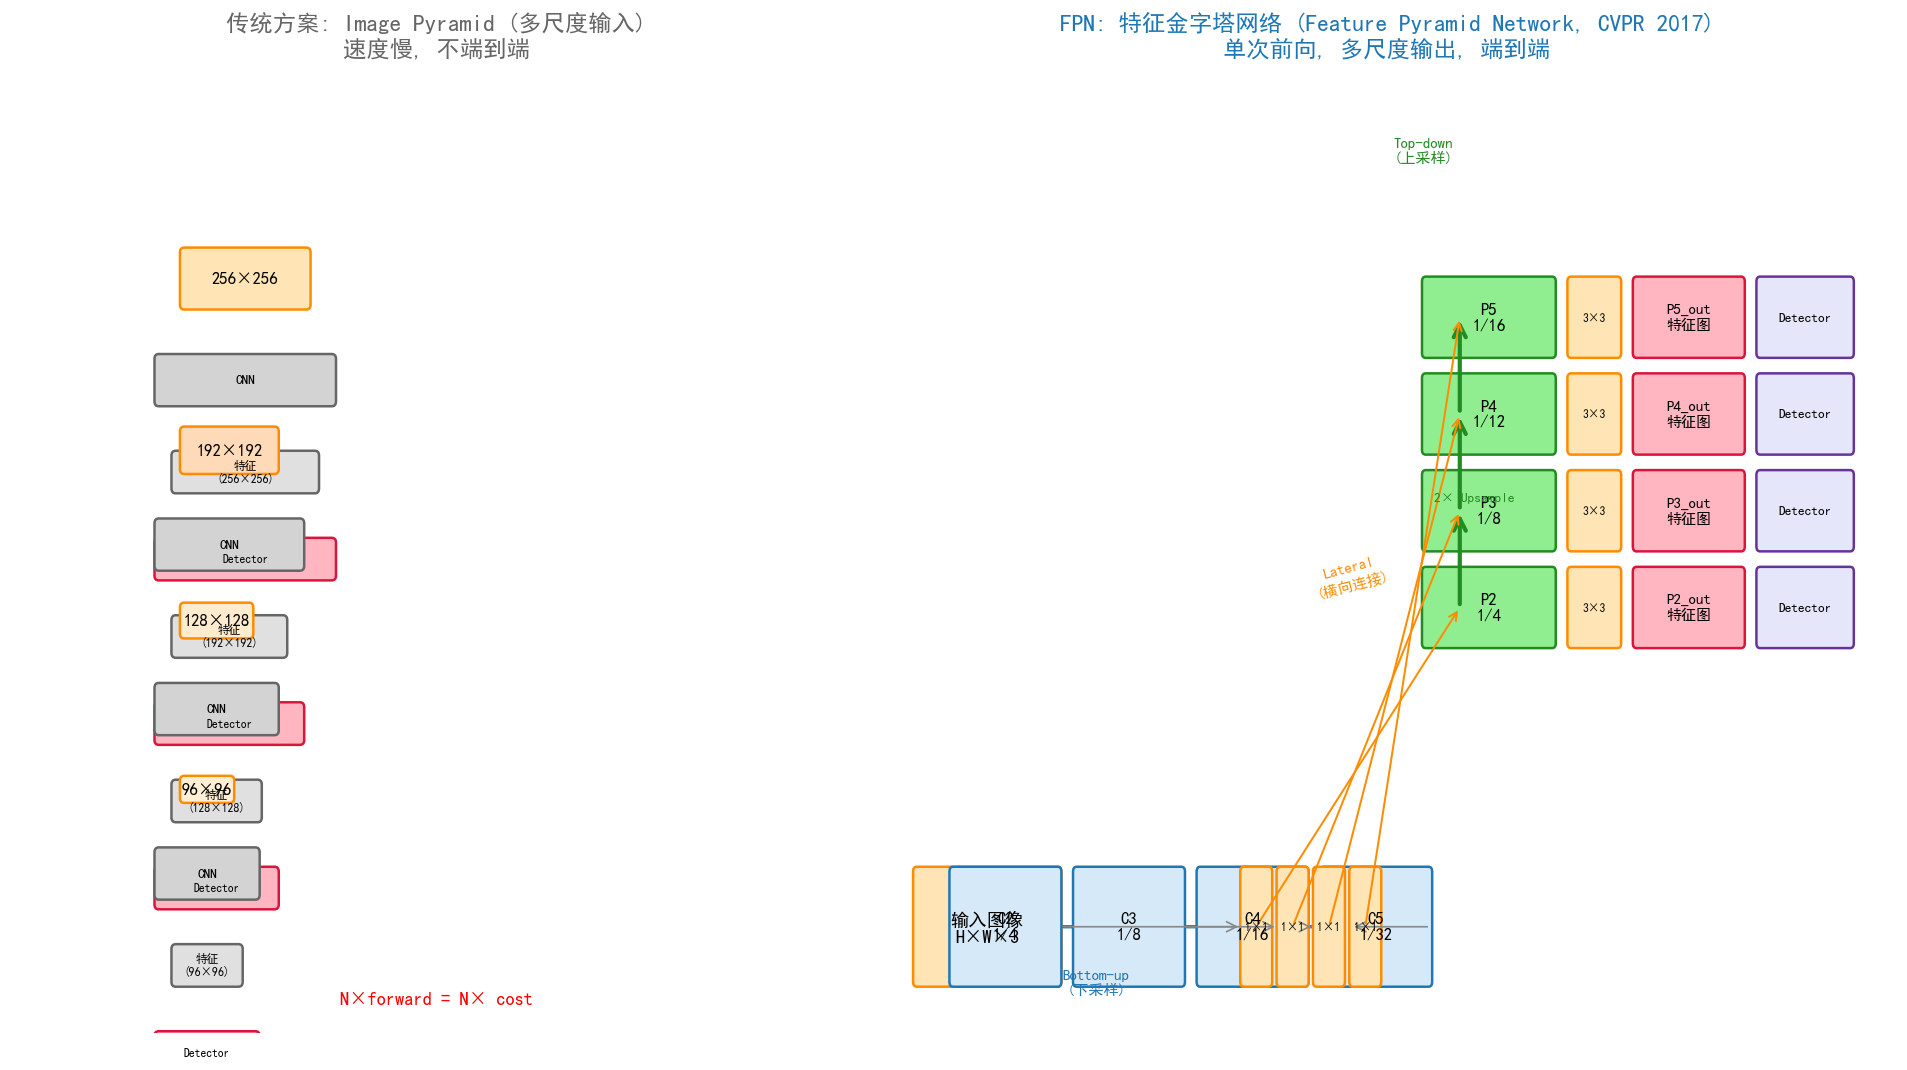

Write Python code to recreate this figure.
"""
Feature Pyramid Network (FPN) Architecture Diagram
=================================================
Generates a clean side-by-side comparison of:
  (left)   Image Pyramid  (传统多尺度)
  (right)  Feature Pyramid Network (FPN)

Output: assets/figures/4-4-fpn-architecture.png
"""
import matplotlib.pyplot as plt
import matplotlib.patches as mpatches
from matplotlib.patches import FancyBboxPatch, FancyArrowPatch
import numpy as np


def draw_box(ax, x, y, w, h, text, fc='#E8F4FD', ec='#1F77B4', fontsize=10, fontweight='normal'):
    """Draw a rounded box at (x, y) with size (w, h) and centered text."""
    box = FancyBboxPatch((x, y), w, h, boxstyle='round,pad=0.02,rounding_size=0.05',
                          fc=fc, ec=ec, linewidth=1.5)
    ax.add_patch(box)
    ax.text(x + w/2, y + h/2, text, ha='center', va='center',
            fontsize=fontsize, fontweight=fontweight, wrap=True)


def draw_arrow(ax, x1, y1, x2, y2, color='#444', style='->', lw=1.5, mutation=15):
    arr = FancyArrowPatch((x1, y1), (x2, y2), arrowstyle=style, color=color, lw=lw,
                          mutation_scale=mutation, connectionstyle='arc3,rad=0')
    ax.add_patch(arr)


fig, (ax1, ax2) = plt.subplots(1, 2, figsize=(16, 9), gridspec_kw={'width_ratios': [1, 1.2]})

# === Left: Image Pyramid (传统多尺度) ===
ax1.set_xlim(0, 10)
ax1.set_ylim(0, 10)
ax1.axis('off')
ax1.set_title('传统方案: Image Pyramid (多尺度输入)\n速度慢, 不端到端',
              fontsize=14, fontweight='bold', color='#666')

# 4 image scales (decreasing)
scales = [
    (1.0, '256×256', '#FFE4B5'),
    (0.75, '192×192', '#FFDAB9'),
    (0.55, '128×128', '#FFEBCD'),
    (0.4, '96×96', '#FFEFD5'),
]
for i, (s, sz, color) in enumerate(scales):
    y = 7.5 - i * 1.7
    w = 1.5 * s
    h = 0.6 * s
    x = 2
    draw_box(ax1, x, y, w, h, sz, fc=color, ec='#FF8C00', fontsize=10, fontweight='bold')
    # CNN below
    draw_box(ax1, x - 0.3, y - 1.0, w + 0.6, 0.5, f'CNN', fc='#D3D3D3', ec='#666', fontsize=8)
    # Output
    draw_box(ax1, x - 0.1, y - 1.9, w + 0.2, 0.4, f'特征\n({sz})', fc='#E0E0E0', ec='#666', fontsize=7)
    # Detector
    draw_box(ax1, x - 0.3, y - 2.8, w + 0.6, 0.4, 'Detector', fc='#FFB6C1', ec='#DC143C', fontsize=7)

ax1.text(5, 0.3, 'N×forward = N× cost', ha='center', fontsize=11, color='red', fontweight='bold')

# === Right: FPN ===
ax2.set_xlim(0, 14)
ax2.set_ylim(0, 10)
ax2.axis('off')
ax2.set_title('FPN: 特征金字塔网络 (Feature Pyramid Network, CVPR 2017)\n单次前向, 多尺度输出, 端到端',
              fontsize=14, fontweight='bold', color='#1F77B4')

# Bottom-up pathway (backbone) - 5 levels
backbone_levels = [
    (1.0, 'C2', 'C2\n1/4', '#1F77B4'),
    (1.5, 'C3', 'C3\n1/8', '#1F77B4'),
    (2.0, 'C4', 'C4\n1/16', '#1F77B4'),
    (2.5, 'C5', 'C5\n1/32', '#1F77B4'),
]
# Input image
draw_box(ax2, 0.5, 0.5, 2, 1.2, '输入图像\nH×W×3', fc='#FFE4B5', ec='#FF8C00', fontsize=11, fontweight='bold')

# C2-C5 (bottom-up)
x_pos = 1.0
for i, (w, name, label, color) in enumerate(backbone_levels):
    y = 0.5
    draw_box(ax2, x_pos, y, 1.5, 1.2, label, fc='#D6E9F8', ec=color, fontsize=10, fontweight='bold')
    if i < len(backbone_levels) - 1:
        draw_arrow(ax2, x_pos + 1.5, y + 0.6, x_pos + 2.2, y + 0.6, color='#1F77B4', lw=2)
    x_pos += 1.7

# 1x1 lateral convs
lat_x = 5.0
for i, (w, name, label, color) in enumerate(backbone_levels):
    y = 0.5
    draw_box(ax2, lat_x + i * 0.5, y, 0.4, 1.2, '1×1', fc='#FFE4B5', ec='#FF8C00', fontsize=7)
    # Arrow from C2-C5 to 1x1
    draw_arrow(ax2, 1.0 + i * 1.7 + 1.5, y + 0.6,
               lat_x + i * 0.5, y + 0.6, color='#888', lw=1)

# Top-down pathway - P2-P5
py_x = 7.5
for i, (w, name, label, color) in enumerate(backbone_levels):
    y = 4.0 + i * 1.0
    pname = f'P{i+2}\n1/{4*(i+1)}'
    draw_box(ax2, py_x, y, 1.8, 0.8, pname, fc='#90EE90', ec='#228B22',
             fontsize=10, fontweight='bold')
    # 3x3 conv after merge
    draw_box(ax2, py_x + 2.0, y, 0.7, 0.8, '3×3', fc='#FFE4B5', ec='#FF8C00', fontsize=7)
    # Final feature
    draw_box(ax2, py_x + 2.9, y, 1.5, 0.8, f'P{i+2}_out\n特征图', fc='#FFB6C1', ec='#DC143C', fontsize=9)
    # Detector head
    draw_box(ax2, py_x + 4.6, y, 1.3, 0.8, 'Detector', fc='#E6E6FA', ec='#663399', fontsize=8)

# Top-down arrows (P5 -> P4 -> P3 -> P2)
for i in range(3):
    y1 = 4.0 + i * 1.0 + 0.4
    y2 = 4.0 + (i+1) * 1.0 + 0.4
    draw_arrow(ax2, py_x + 0.5, y1, py_x + 0.5, y2, color='#228B22', lw=2.5, style='->', mutation=18)

# Lateral connection arrows
for i, (w, name, label, color) in enumerate(backbone_levels):
    y_lateral = 0.5 + 0.6
    y_target = 4.0 + i * 1.0 + 0.4
    # Lateral conv output to top-down
    draw_arrow(ax2, lat_x + i * 0.5 + 0.2, y_lateral,
               py_x + 0.5, y_target, color='#FF8C00', lw=1.2, style='->', mutation=12)

# Annotations
ax2.annotate('Bottom-up\n(下采样)', xy=(3.0, 0.4), fontsize=9, color='#1F77B4', fontweight='bold', ha='center')
ax2.annotate('Top-down\n(上采样)', xy=(7.5, 9.0), fontsize=9, color='#228B22', fontweight='bold', ha='center')
ax2.annotate('Lateral\n(横向连接)', xy=(6.5, 4.5), fontsize=9, color='#FF8C00', fontweight='bold', ha='center', rotation=15)
ax2.annotate('2× Upsample', xy=(8.2, 5.5), fontsize=8, color='#228B22', ha='center', style='italic')

plt.tight_layout()
plt.savefig('assets/figures/4-4-fpn-architecture.png', dpi=120, bbox_inches='tight', facecolor='white')
print('  ✓ Saved: assets/figures/4-4-fpn-architecture.png')
